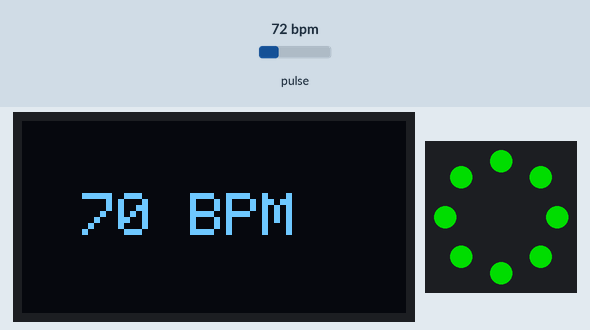
Recording of a sketch running on a simulated Arduino Uno, built for the host (arithmetic inside an expression is 32-bit, double 64-bit). Parts: 128×64 one-colour display, 8 RGB LEDs in a ring, first at the top, clockwise. The inputs (shaded band) are chosen by the test bench; at power-on: pulse 72 bpm. Dim RGB values are drawn brighter than linear.

Above: at 1.4 s.
1.5 s: pulse set to 98 bpm
At 2.6 s:
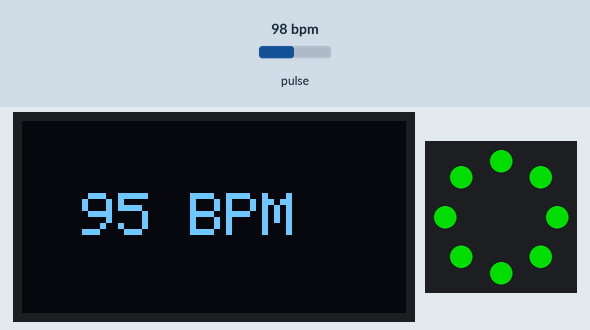
3.6 s: pulse set to 102 bpm
At 6.0 s:
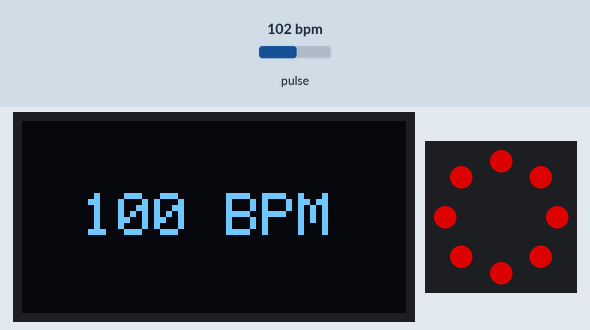
6.6 s: pulse set to 42 bpm
At 8.4 s:
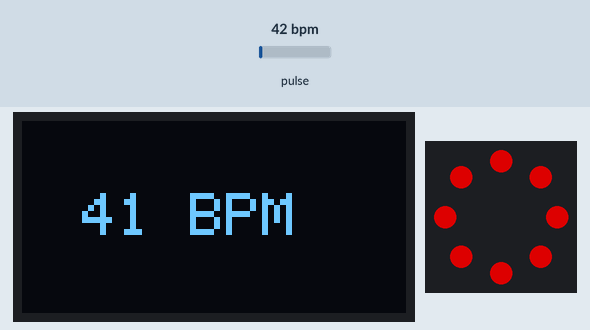
Timing chart, 0 to 9.9 s (numbered marks = the images above; inputs shaded):
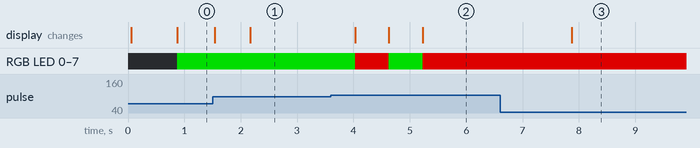

Measured:
- the behaviour switches between 99 and 100 bpm on pulse (found by bisection; images 1 and 2)
- after the input at 1.5 s, the display: first changes at once (image 1 shows a later state)
- after the input at 3.6 s, RGB LED 0–7: RGB(0, 150, 0) → RGB(150, 0, 0) after 0.43 s, → RGB(0, 150, 0) 0.60 s later, → RGB(150, 0, 0) 0.60 s later; the display: first changes after 0.43 s (image 2 shows a later state)

The sketch:

all-three.ino
```cpp
#include <Wire.h>
#include <Adafruit_SSD1306.h>
#include <Adafruit_GFX.h>
#include "MAX30105.h"
#include "heartRate.h"
#include <Adafruit_NeoPixel.h>

// Screen & NeoPixel setup
#define SCREEN_WIDTH 128
#define SCREEN_HEIGHT 64
#define OLED_RESET -1
#define LED_PIN    13
#define NUM_LEDS   8

Adafruit_SSD1306 display(SCREEN_WIDTH, SCREEN_HEIGHT, &Wire, OLED_RESET);
MAX30105 particleSensor;
Adafruit_NeoPixel ring(NUM_LEDS, LED_PIN, NEO_GRB + NEO_KHZ800);

// Heart rate variables
const byte RATE_SIZE = 4;
byte rates[RATE_SIZE];
byte rateSpot = 0;
long lastBeat = 0;
float beatsPerMinute;
int beatAvg;

void setup() {
  Serial.begin(115200);

  // OLED I2C (Wire)
#define SDA_OLED 18
#define SCL_OLED 19

// MAX30102 I2C (Wire1)
#define SDA_SENSOR 21
#define SCL_SENSOR 22
  // OLED init
  if (!display.begin(SSD1306_SWITCHCAPVCC, 0x3C)) {
    Serial.println("OLED not found");
    while (1);
  }
  display.clearDisplay();
  display.setTextColor(SSD1306_WHITE);
  display.setTextSize(1);
  display.setCursor(10, 30);
  display.println("Initializing...");
  display.display();

  // MAX30102 init
  if (!particleSensor.begin(Wire1, I2C_SPEED_STANDARD)) {
    Serial.println("MAX30102 not found");
    display.clearDisplay();
    display.setCursor(10, 30);
    display.println("Sensor not found!");
    display.display();
    while (1);
  }

  particleSensor.setup();
  particleSensor.setPulseAmplitudeRed(0x0A);
  particleSensor.setPulseAmplitudeGreen(0); // turn off green

  // NeoPixel init
  ring.begin();
  ring.show();
}

void loop() {
  long irValue = particleSensor.getIR();

  if (irValue < 50000) {
    display.clearDisplay();
    display.setTextSize(1);
    display.setCursor(20, 30);
    display.println("Wear wrist band");
    display.display();

    for (int i = 0; i < NUM_LEDS; i++) {
      ring.setPixelColor(i, 0);
    }
    ring.show();

    delay(100);
    return;
  }

  if (checkForBeat(irValue)) {
    long delta = millis() - lastBeat;
    lastBeat = millis();
    beatsPerMinute = 60 / (delta / 1000.0);

    if (beatsPerMinute < 255 && beatsPerMinute > 20) {
      rates[rateSpot++] = (byte)beatsPerMinute;
      rateSpot %= RATE_SIZE;

      beatAvg = 0;
      for (byte x = 0; x < RATE_SIZE; x++) {
        beatAvg += rates[x];
      }
      beatAvg /= RATE_SIZE;

      display.clearDisplay();
      display.setTextSize(2);
      display.setCursor(20, 24);
      display.print((int)beatsPerMinute);
      display.print(" BPM");
      display.display();

      // LED color feedback
      uint32_t color;
      if (beatsPerMinute < 60) {
        color = ring.Color(150, 0, 0);    // Red
      } else if (beatsPerMinute < 100) {
        color = ring.Color(0, 150, 0);    // Green
      } else {
        color = ring.Color(150, 0, 0);    // Red
      }

      for (int i = 0; i < NUM_LEDS; i++) {
        ring.setPixelColor(i, color);
      }
      ring.show();
    }
  }

  delay(20);
}
```
